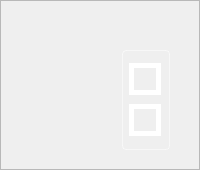
            <widget class="QWidget" name="tabXY">
             <attribute name="title">
              <string>Nyquist</string>
             </attribute>
             <layout class="QVBoxLayout" name="verticalLayout_6">
              <property name="leftMargin">
               <number>0</number>
              </property>
              <property name="topMargin">
               <number>0</number>
              </property>
              <property name="rightMargin">
               <number>0</number>
              </property>
              <property name="bottomMargin">
               <number>0</number>
              </property>
              <item>
               <widget class="adiscope::NyquistGraph" name="xygraph">
                <property name="frameShape">
                 <enum>QFrame::StyledPanel</enum>
                </property>
                <property name="frameShadow">
                 <enum>QFrame::Raised</enum>
                </property>
                <property name="color" stdset="0">
                 <color>
                  <red>255</red>
                  <green>114</green>
                  <blue>0</blue>
                 </color>
                </property>
                <property name="bg_color" stdset="0">
                 <color>
                  <red>39</red>
                  <green>39</green>
                  <blue>48</blue>
                 </color>
                </property>
                <property name="min" stdset="0">
                 <double>-90.000000000000000</double>
                </property>
                <property name="max" stdset="0">
                 <double>10.000000000000000</double>
                </property>
                <property name="font_azimuth" stdset="0">
                 <font>
                  <family>DejaVu Sans</family>
                  <pointsize>16</pointsize>
                  <weight>75</weight>
                  <bold>true</bold>
                 </font>
                </property>
                <property name="font_radius" stdset="0">
                 <font>
                  <family>DejaVu Sans</family>
                  <pointsize>14</pointsize>
                 </font>
                </property>
                <layout class="QHBoxLayout" name="horizontalLayout_2">
                 <item>
                  <spacer name="horizontalSpacer_2">
                   <property name="orientation">
                    <enum>Qt::Horizontal</enum>
                   </property>
                   <property name="sizeHint" stdset="0">
                    <size>
                     <width>40</width>
                     <height>20</height>
                    </size>
                   </property>
                  </spacer>
                 </item>
                 <item>
                  <layout class="QVBoxLayout" name="verticalLayout_9">
                   <property name="spacing">
                    <number>3</number>
                   </property>
                   <property name="leftMargin">
                    <number>20</number>
                   </property>
                   <property name="rightMargin">
                    <number>20</number>
                   </property>
                   <property name="bottomMargin">
                    <number>10</number>
                   </property>
                   <item>
                    <spacer name="verticalSpacer_3">
                     <property name="orientation">
                      <enum>Qt::Vertical</enum>
                     </property>
                     <property name="sizeHint" stdset="0">
                      <size>
                       <width>20</width>
                       <height>40</height>
                      </size>
                     </property>
                    </spacer>
                   </item>
                   <item>
                    <widget class="QFrame" name="frame">
                     <property name="sizePolicy">
                      <sizepolicy hsizetype="Preferred" vsizetype="Preferred">
                       <horstretch>0</horstretch>
                       <verstretch>0</verstretch>
                      </sizepolicy>
                     </property>
                     <property name="minimumSize">
                      <size>
                       <width>48</width>
                       <height>100</height>
                      </size>
                     </property>
                     <property name="maximumSize">
                      <size>
                       <width>48</width>
                       <height>16777215</height>
                      </size>
                     </property>
                     <property name="styleSheet">
                      <string notr="true">QFrame {

    border: 1px solid rgba(255, 255, 255, 120);
    border-radius: 4px;

}</string>
                     </property>
                     <property name="frameShape">
                      <enum>QFrame::Box</enum>
                     </property>
                     <property name="frameShadow">
                      <enum>QFrame::Plain</enum>
                     </property>
                     <property name="lineWidth">
                      <number>1</number>
                     </property>
                     <layout class="QVBoxLayout" name="verticalLayout_10">
                      <property name="spacing">
                       <number>3</number>
                      </property>
                      <property name="leftMargin">
                       <number>6</number>
                      </property>
                      <property name="topMargin">
                       <number>6</number>
                      </property>
                      <property name="rightMargin">
                       <number>6</number>
                      </property>
                      <property name="bottomMargin">
                       <number>6</number>
                      </property>
                      <item>
                       <widget class="QPushButton" name="btnZoomIn">
                        <property name="sizePolicy">
                         <sizepolicy hsizetype="Fixed" vsizetype="Fixed">
                          <horstretch>0</horstretch>
                          <verstretch>0</verstretch>
                         </sizepolicy>
                        </property>
                        <property name="maximumSize">
                         <size>
                          <width>32</width>
                          <height>32</height>
                         </size>
                        </property>
                        <property name="styleSheet">
                         <string notr="true">QPushButton:hover {
border-image: url(:/icons/sba_up_btn_hover.svg);
}
QPushButton {
border-image: url(:/icons/sba_up_btn.svg);
border: 5px solid white; 
}</string>
                        </property>
                        <property name="text">
                         <string/>
                        </property>
                        <property name="iconSize">
                         <size>
                          <width>32</width>
                          <height>32</height>
                         </size>
                        </property>
                        <property name="flat">
                         <bool>true</bool>
                        </property>
                       </widget>
                      </item>
                      <item>
                       <widget class="QPushButton" name="btnZoomOut">
                        <property name="maximumSize">
                         <size>
                          <width>32</width>
                          <height>32</height>
                         </size>
                        </property>
                        <property name="styleSheet">
                         <string notr="true">QPushButton:hover {
border-image: url(:/icons/sba_dn_btn_hover.svg);
}
QPushButton {
border-image: url(:/icons/sba_dn_btn.svg);
border: 5px solid white; 
}</string>
                        </property>
                        <property name="text">
                         <string/>
                        </property>
                        <property name="iconSize">
                         <size>
                          <width>32</width>
                          <height>32</height>
                         </size>
                        </property>
                        <property name="flat">
                         <bool>true</bool>
                        </property>
                       </widget>
                      </item>
                     </layout>
                    </widget>
                   </item>
                  </layout>
                 </item>
                </layout>
               </widget>
              </item>
             </layout>
            </widget>
